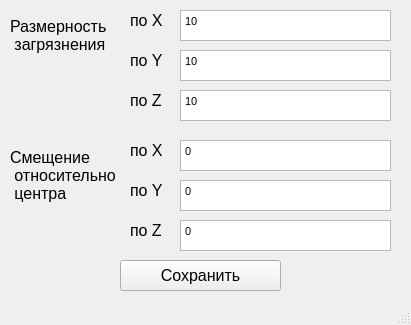
<?xml version="1.0" encoding="UTF-8"?>
<ui version="4.0">
 <class>Set_poll</class>
 <widget class="QMainWindow" name="Set_poll">
  <property name="geometry">
   <rect>
    <x>0</x>
    <y>0</y>
    <width>411</width>
    <height>325</height>
   </rect>
  </property>
  <property name="windowTitle">
   <string>Ввод данных</string>
  </property>
  <property name="windowIcon">
   <iconset>
    <normaloff>science.png</normaloff>science.png</iconset>
  </property>
  <widget class="QWidget" name="centralwidget">
   <widget class="QLabel" name="label_2">
    <property name="geometry">
     <rect>
      <x>10</x>
      <y>10</y>
      <width>121</width>
      <height>51</height>
     </rect>
    </property>
    <property name="font">
     <font>
      <pointsize>12</pointsize>
     </font>
    </property>
    <property name="text">
     <string>Размерность 
 загрязнения</string>
    </property>
   </widget>
   <widget class="QTextEdit" name="set_x">
    <property name="geometry">
     <rect>
      <x>180</x>
      <y>10</y>
      <width>211</width>
      <height>31</height>
     </rect>
    </property>
    <property name="html">
     <string>&lt;!DOCTYPE HTML PUBLIC &quot;-//W3C//DTD HTML 4.0//EN&quot; &quot;http://www.w3.org/TR/REC-html40/strict.dtd&quot;&gt;
&lt;html&gt;&lt;head&gt;&lt;meta name=&quot;qrichtext&quot; content=&quot;1&quot; /&gt;&lt;style type=&quot;text/css&quot;&gt;
p, li { white-space: pre-wrap; }
&lt;/style&gt;&lt;/head&gt;&lt;body style=&quot; font-family:'MS Shell Dlg 2'; font-size:8.25pt; font-weight:400; font-style:normal;&quot;&gt;
&lt;p style=&quot; margin-top:0px; margin-bottom:0px; margin-left:0px; margin-right:0px; -qt-block-indent:0; text-indent:0px;&quot;&gt;10&lt;/p&gt;&lt;/body&gt;&lt;/html&gt;</string>
    </property>
   </widget>
   <widget class="QLabel" name="label_3">
    <property name="geometry">
     <rect>
      <x>130</x>
      <y>50</y>
      <width>41</width>
      <height>21</height>
     </rect>
    </property>
    <property name="font">
     <font>
      <pointsize>12</pointsize>
     </font>
    </property>
    <property name="text">
     <string>по Y</string>
    </property>
   </widget>
   <widget class="QLabel" name="label_4">
    <property name="geometry">
     <rect>
      <x>130</x>
      <y>90</y>
      <width>41</width>
      <height>21</height>
     </rect>
    </property>
    <property name="font">
     <font>
      <pointsize>12</pointsize>
     </font>
    </property>
    <property name="text">
     <string>по Z</string>
    </property>
   </widget>
   <widget class="QLabel" name="label">
    <property name="geometry">
     <rect>
      <x>130</x>
      <y>10</y>
      <width>41</width>
      <height>21</height>
     </rect>
    </property>
    <property name="font">
     <font>
      <pointsize>12</pointsize>
     </font>
    </property>
    <property name="text">
     <string>по X</string>
    </property>
   </widget>
   <widget class="QTextEdit" name="set_y">
    <property name="geometry">
     <rect>
      <x>180</x>
      <y>50</y>
      <width>211</width>
      <height>31</height>
     </rect>
    </property>
    <property name="html">
     <string>&lt;!DOCTYPE HTML PUBLIC &quot;-//W3C//DTD HTML 4.0//EN&quot; &quot;http://www.w3.org/TR/REC-html40/strict.dtd&quot;&gt;
&lt;html&gt;&lt;head&gt;&lt;meta name=&quot;qrichtext&quot; content=&quot;1&quot; /&gt;&lt;style type=&quot;text/css&quot;&gt;
p, li { white-space: pre-wrap; }
&lt;/style&gt;&lt;/head&gt;&lt;body style=&quot; font-family:'MS Shell Dlg 2'; font-size:8.25pt; font-weight:400; font-style:normal;&quot;&gt;
&lt;p style=&quot; margin-top:0px; margin-bottom:0px; margin-left:0px; margin-right:0px; -qt-block-indent:0; text-indent:0px;&quot;&gt;10&lt;/p&gt;&lt;/body&gt;&lt;/html&gt;</string>
    </property>
   </widget>
   <widget class="QTextEdit" name="set_z">
    <property name="geometry">
     <rect>
      <x>180</x>
      <y>90</y>
      <width>211</width>
      <height>31</height>
     </rect>
    </property>
    <property name="html">
     <string>&lt;!DOCTYPE HTML PUBLIC &quot;-//W3C//DTD HTML 4.0//EN&quot; &quot;http://www.w3.org/TR/REC-html40/strict.dtd&quot;&gt;
&lt;html&gt;&lt;head&gt;&lt;meta name=&quot;qrichtext&quot; content=&quot;1&quot; /&gt;&lt;style type=&quot;text/css&quot;&gt;
p, li { white-space: pre-wrap; }
&lt;/style&gt;&lt;/head&gt;&lt;body style=&quot; font-family:'MS Shell Dlg 2'; font-size:8.25pt; font-weight:400; font-style:normal;&quot;&gt;
&lt;p style=&quot; margin-top:0px; margin-bottom:0px; margin-left:0px; margin-right:0px; -qt-block-indent:0; text-indent:0px;&quot;&gt;10&lt;/p&gt;&lt;/body&gt;&lt;/html&gt;</string>
    </property>
   </widget>
   <widget class="QLabel" name="label_5">
    <property name="geometry">
     <rect>
      <x>10</x>
      <y>140</y>
      <width>121</width>
      <height>71</height>
     </rect>
    </property>
    <property name="font">
     <font>
      <pointsize>12</pointsize>
     </font>
    </property>
    <property name="text">
     <string>Смещение 
 относительно 
 центра</string>
    </property>
   </widget>
   <widget class="QTextEdit" name="set_y_2">
    <property name="geometry">
     <rect>
      <x>180</x>
      <y>180</y>
      <width>211</width>
      <height>31</height>
     </rect>
    </property>
    <property name="html">
     <string>&lt;!DOCTYPE HTML PUBLIC &quot;-//W3C//DTD HTML 4.0//EN&quot; &quot;http://www.w3.org/TR/REC-html40/strict.dtd&quot;&gt;
&lt;html&gt;&lt;head&gt;&lt;meta name=&quot;qrichtext&quot; content=&quot;1&quot; /&gt;&lt;style type=&quot;text/css&quot;&gt;
p, li { white-space: pre-wrap; }
&lt;/style&gt;&lt;/head&gt;&lt;body style=&quot; font-family:'MS Shell Dlg 2'; font-size:8.25pt; font-weight:400; font-style:normal;&quot;&gt;
&lt;p style=&quot; margin-top:0px; margin-bottom:0px; margin-left:0px; margin-right:0px; -qt-block-indent:0; text-indent:0px;&quot;&gt;0&lt;/p&gt;&lt;/body&gt;&lt;/html&gt;</string>
    </property>
   </widget>
   <widget class="QLabel" name="label_6">
    <property name="geometry">
     <rect>
      <x>130</x>
      <y>220</y>
      <width>41</width>
      <height>21</height>
     </rect>
    </property>
    <property name="font">
     <font>
      <pointsize>12</pointsize>
     </font>
    </property>
    <property name="text">
     <string>по Z</string>
    </property>
   </widget>
   <widget class="QTextEdit" name="set_x_2">
    <property name="geometry">
     <rect>
      <x>180</x>
      <y>140</y>
      <width>211</width>
      <height>31</height>
     </rect>
    </property>
    <property name="html">
     <string>&lt;!DOCTYPE HTML PUBLIC &quot;-//W3C//DTD HTML 4.0//EN&quot; &quot;http://www.w3.org/TR/REC-html40/strict.dtd&quot;&gt;
&lt;html&gt;&lt;head&gt;&lt;meta name=&quot;qrichtext&quot; content=&quot;1&quot; /&gt;&lt;style type=&quot;text/css&quot;&gt;
p, li { white-space: pre-wrap; }
&lt;/style&gt;&lt;/head&gt;&lt;body style=&quot; font-family:'MS Shell Dlg 2'; font-size:8.25pt; font-weight:400; font-style:normal;&quot;&gt;
&lt;p style=&quot; margin-top:0px; margin-bottom:0px; margin-left:0px; margin-right:0px; -qt-block-indent:0; text-indent:0px;&quot;&gt;0&lt;/p&gt;&lt;/body&gt;&lt;/html&gt;</string>
    </property>
   </widget>
   <widget class="QTextEdit" name="set_z_2">
    <property name="geometry">
     <rect>
      <x>180</x>
      <y>220</y>
      <width>211</width>
      <height>31</height>
     </rect>
    </property>
    <property name="html">
     <string>&lt;!DOCTYPE HTML PUBLIC &quot;-//W3C//DTD HTML 4.0//EN&quot; &quot;http://www.w3.org/TR/REC-html40/strict.dtd&quot;&gt;
&lt;html&gt;&lt;head&gt;&lt;meta name=&quot;qrichtext&quot; content=&quot;1&quot; /&gt;&lt;style type=&quot;text/css&quot;&gt;
p, li { white-space: pre-wrap; }
&lt;/style&gt;&lt;/head&gt;&lt;body style=&quot; font-family:'MS Shell Dlg 2'; font-size:8.25pt; font-weight:400; font-style:normal;&quot;&gt;
&lt;p style=&quot; margin-top:0px; margin-bottom:0px; margin-left:0px; margin-right:0px; -qt-block-indent:0; text-indent:0px;&quot;&gt;0&lt;/p&gt;&lt;/body&gt;&lt;/html&gt;</string>
    </property>
   </widget>
   <widget class="QLabel" name="label_7">
    <property name="geometry">
     <rect>
      <x>130</x>
      <y>180</y>
      <width>41</width>
      <height>21</height>
     </rect>
    </property>
    <property name="font">
     <font>
      <pointsize>12</pointsize>
     </font>
    </property>
    <property name="text">
     <string>по Y</string>
    </property>
   </widget>
   <widget class="QLabel" name="label_8">
    <property name="geometry">
     <rect>
      <x>130</x>
      <y>140</y>
      <width>41</width>
      <height>21</height>
     </rect>
    </property>
    <property name="font">
     <font>
      <pointsize>12</pointsize>
     </font>
    </property>
    <property name="text">
     <string>по X</string>
    </property>
   </widget>
   <widget class="QPushButton" name="save_set">
    <property name="geometry">
     <rect>
      <x>120</x>
      <y>260</y>
      <width>161</width>
      <height>31</height>
     </rect>
    </property>
    <property name="font">
     <font>
      <pointsize>12</pointsize>
     </font>
    </property>
    <property name="text">
     <string>Сохранить</string>
    </property>
   </widget>
  </widget>
  <widget class="QMenuBar" name="menubar">
   <property name="geometry">
    <rect>
     <x>0</x>
     <y>0</y>
     <width>411</width>
     <height>21</height>
    </rect>
   </property>
  </widget>
  <widget class="QStatusBar" name="statusbar"/>
 </widget>
 <resources/>
 <connections/>
</ui>
